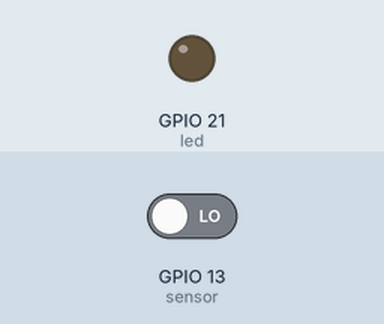
Simulated run of this sketch. Board: ESP32. Parts: output pins drawn as LEDs (lit = HIGH). The test bench sets the inputs (shaded band); at power-on: GPIO 13 (sensor) LOW. WiFi joins after 1.5 s; servers stay silent unless stated; the local clock reads 2024-03-15 10:24:30 at power-on unless the sketch sets it; web services answer with replies made up by the test bench; what the sketch prints to the serial monitor is not drawn.

Above: at 2.7 s.
2.8 s: GPIO 13 (sensor) driven HIGH
At 3.3 s:
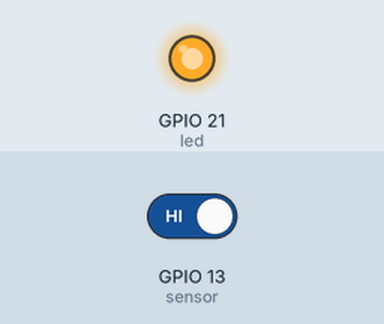
4.4 s: GPIO 13 (sensor) driven LOW
At 6.2 s:
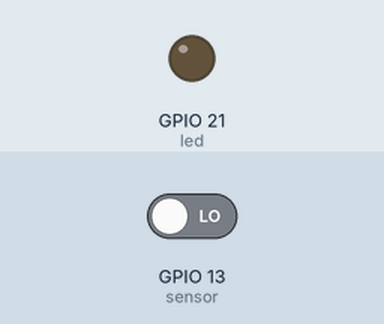
Timing chart, 0 to 7.7 s (numbered marks = the images above; inputs shaded):
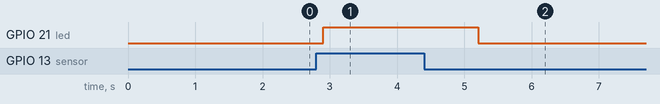

The sketch:

SignalBot_PID_WebServer.ino
```cpp
#include <WiFi.h>         //Including wifi.h library it will take care of all wifi related task
#include <HTTPClient.h>   //Including HTTPClient.h library to use all api
#include <WebServer.h>

const char* ssid = "my_ssid";
const char* password =  "my_password";
const char* timeURL = "http://worldtimeapi.org/api/ip";

String apiKey = "my_signal_key";
String phone_number = "my_phonenumber";

String url;                            //url String will be used to store the final generated URL

String newestTime = "No time yet, Havent see anyone"; // message used to display if anyone has been seen
int count = 0;          // counter to hold the number of times movement has been detected and update the past counter
int pastCount = 0;      // counter to hold the nuber of triggering events
int limit = 5;       // limit is so that the it will turn off after 5 messages to consurve the 40 messages per 4 hours    1000

// PID Senser
int led = 21;                // the pin that the LED is atteched to
int sensor = 13;              // the pin that the sensor is atteched to
int state = LOW;             // by default, no motion detected
int val = 0;

unsigned long previousMillis = 0;
const unsigned long interval = 600000;  // 10 mins cool down for sending text, to not exceed api limit

// webserver stuff
WebServer server(80);

void handleRoot() {
  String content = server.arg("content"); // Get the value of the "content" parameter from the request
  String html = "<html><head><meta http-equiv=\"refresh\" content=\"1\"></head>";
  html += "<body> Motion detected " + String(count) + " Times. Last time was at " + newestTime + "</body></html>";

  server.sendHeader("Content-Length", String(html.length()));
  server.send(200, "text/html", html);
}

// update the web server page with new content, this is done when movement is detected and movement counter is increased
void updatePageContent(const String& content) {
  String path = "/";
  path += "?content=" + content;
  server.sendHeader("Location", path); // Set the Location header to redirect the browser to the updated page
  server.send(302);                    // Send a redirection response
}

// set up device
void setup() {
  Serial.begin(115200);

  WiFi.begin(ssid, password);              // Try to connect with the given SSID and password
  Serial.println("Connecting to WiFi");
  while (WiFi.status() != WL_CONNECTED) {  // Wait until WiFi is connected
    delay(500);
    Serial.print(".");
  }
  Serial.println();
  Serial.println("Connected to the WiFi network"); // Print wifi connect messages
  Serial.println("IP address: ");
  Serial.println(WiFi.localIP());

  server.on("/", handleRoot);
  server.begin();
  Serial.println("HTTP server started");

  // PID
  pinMode(led, OUTPUT);      // initalize LED as an output
  pinMode(sensor, INPUT);    // initialize sensor as an input

}

// Loop where continuouse checking occurs
void loop(){
  server.handleClient();
  if(count < limit){             // stop to stay within the limit ### chnage to count < limit
    val = digitalRead(sensor);   // read sensor value
    if (val == HIGH) {           // check if the sensor is HIGH
      digitalWrite(led, HIGH);   // turn LED ON
      delay(100);                // delay 100 milliseconds

      if (state == LOW) {        // if motion has been detected
        String time = getTime();
        newestTime = time;       // set curret time of motion to newestTime to show on web serevr when last motion was detected
        count++;
        Serial.println("Motion detected!"); // serial print to show motion if connected to Serial output (computer)


        unsigned long currentMillis = millis();
        // check if new movement by checking if enough time has passed (interval) to consider this a new movement
        // if it is a new movement send a message to my sigal app using the api to notify of movement
        if((pastCount < count) && (currentMillis - previousMillis >= interval)){
          previousMillis = currentMillis;
          pastCount = count;
          String message2send = "Motion detected " + String(count) + " Times. Last time was at " + String(newestTime);
          message_to_signal(message2send);       // send text of movement to phone through api
        }
        Serial.println("Updating WebServer");
        updatePageContent("Hello and Welcome thanks for coming");


        delay(2000);        // delay for 2 seconds
        state = HIGH;       // update variable state to HIGH
      }
    }
    else {
        digitalWrite(led, LOW); // turn LED OFF
        delay(200);             // delay 200 milliseconds

        if (state == HIGH){
          Serial.println("Motion stopped!");
          state = LOW;       // update variable state to LOW
      }
    }
  } else{
    Serial.println("Stopped bc there is a limit of 40 messages per 240mins (4 hours)" + String(count)); // message to explain error
  }
}

// function to return current time
String getTime() {
  String currentTime = "No time somethings wrong";  // initialise with error message so if is not replaced with current time will return the error message

  // if connected to internet get current time from
  if (WiFi.status() == WL_CONNECTED) {
    HTTPClient http;
    http.begin(timeURL);
    int httpCode = http.GET();
    if (httpCode == HTTP_CODE_OK) {
      String payload = http.getString();

      // Extract the time (hh:mm:ss) from the JSON response
      int startIdx = payload.indexOf("utc_datetime");
      int endIdx = payload.indexOf(".", startIdx);
      currentTime = "";
      currentTime = payload.substring(startIdx+1, endIdx);
    } else {
      Serial.println("Error on HTTP request");
      currentTime = "Error on HTTP request";
    }
    http.end();
  }

  return currentTime;
}


// ### code needed for signal

void  message_to_signal(String message)       // user define function to send meassage to Signal app
{
  //adding all number, your api key, your message into one complete url
  url = "https://api.callmebot.com/signal/send.php?phone=" + phone_number + "&apikey=" + apiKey + "&text=" + urlencode(message);

  postData(); // calling postData to run the above-generated url once so that you will receive a message.
}

void postData()     //userDefine function used to call api(POST data)
{
  int httpCode;     // variable used to get the responce http code after calling api
  HTTPClient http;  // Declare object of class HTTPClient
  http.begin(url);  // begin the HTTPClient object with generated url
  httpCode = http.POST(url); // Finaly Post the URL with this function and it will store the http code
  if (httpCode == 200)      // Check if the responce http code is 200
  {
    Serial.println(String(url));
    Serial.println("Sent ok. " + String(count)); // print message sent ok message
  }
  else                      // if response HTTP code is not 200 it means there is some error.
  {
    Serial.println("Error."); // print error message.
  }
  http.end();          // After calling API end the HTTP client object.
}

String urlencode(String str)  // Function used for encoding the url
{
    String encodedString="";
    char c;
    char code0;
    char code1;
    char code2;
    for (int i =0; i < str.length(); i++){
      c=str.charAt(i);
      if (c == ' '){
        encodedString+= '+';
      } else if (isalnum(c)){
        encodedString+=c;
      } else{
        code1=(c & 0xf)+'0';
        if ((c & 0xf) >9){
            code1=(c & 0xf) - 10 + 'A';
        }
        c=(c>>4)&0xf;
        code0=c+'0';
        if (c > 9){
            code0=c - 10 + 'A';
        }
        code2='\0';
        encodedString+='%';
        encodedString+=code0;
        encodedString+=code1;
        //encodedString+=code2;
      }
      yield();
    }
    return encodedString;
}
```

Measured:
- after the input at 2.8 s, GPIO 21 (led): LOW → HIGH after 0.11 s
- after the input at 4.4 s, GPIO 21 (led): HIGH → LOW after 0.81 s
